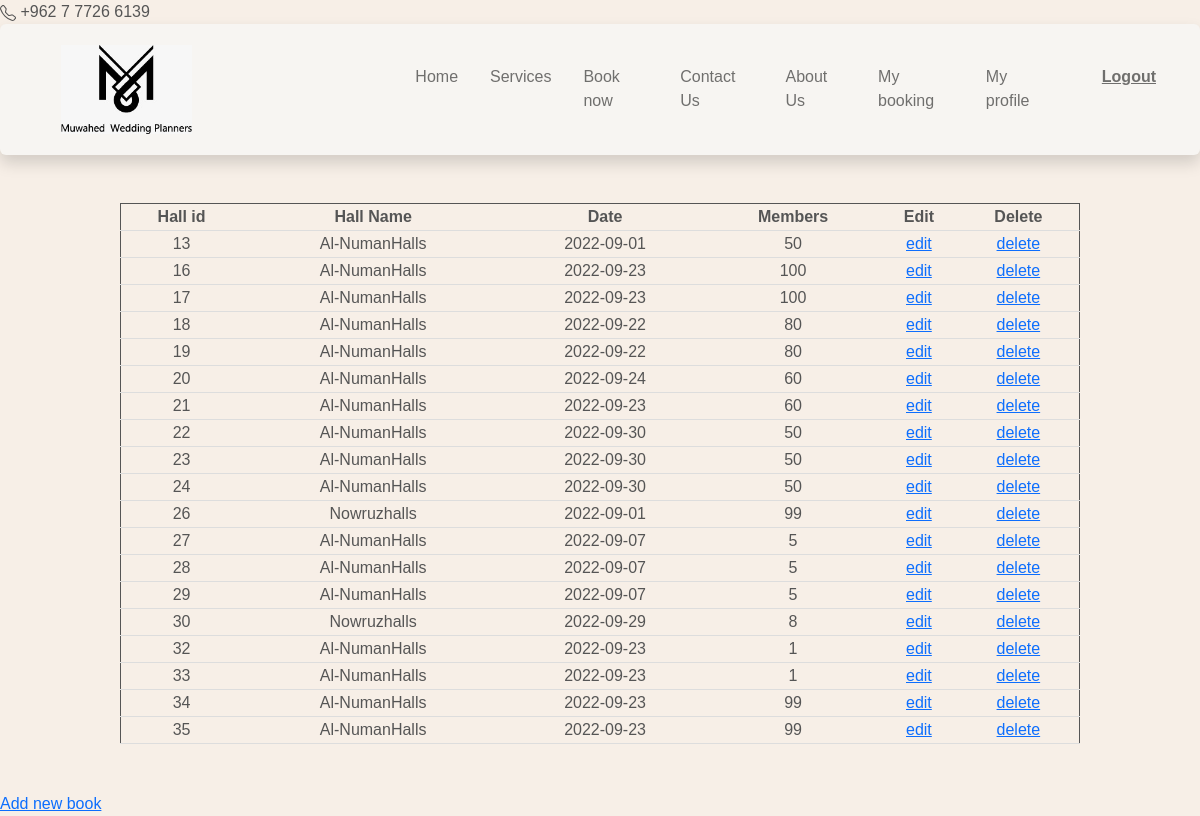
/mybooking.php (signed in), run on the app's committed database.
### tables this page shows
CREATE TABLE `bookingnow` (
  `id_hall` int(10) NOT NULL,
  `name_hall` varchar(100) NOT NULL,
  `date` date NOT NULL,
  `members` varchar(100) NOT NULL
);

### mybooking.php (the view, shortened to what this page needs)
<?php
if (isset($_SESSION['id'])){
?>
<!DOCTYPE html>
<html lang="en">
<head>
      <link rel="stylesheet" href="style.css">
</head>
<body>
    <?php
        require 'connect.php';
        $sql="SELECT * FROM bookingnow";
        $statement=$pdo->prepare($sql);
        $statement->execute();
        echo "<table style='border:1px solid; width:80%; text-align:center; margin:auto;'>";
        echo "<tr>";
            echo "<th> Hall id </th>";
            echo "<th> Hall Name </th>";
            echo "<th> Date </th>";
            echo "<th> Members </th>";
            echo "<th> Edit </th>";
            echo "<th> Delete </th>";
        echo "</tr>";
        $data=$statement->fetchAll();
        foreach ($data as $row) {
            echo "<tr>".
            "<td>" . $row['id_hall']." </td>".
            " <td> ". $row['name_hall'] . " </td>".
            " <td> ". $row['date'] . " </td>".
            "<td>" . $row['members'] . "</td>".
            "<td>" ." <a href=view_book.php?id_hall=".$row['id_hall']."> edit </a></td>".
            "<td> <a href=delete_book.php?id_hall=".$row['id_hall']."> delete </a> </td>".
            "</tr>";
        }
    echo "</table>";
    ?>
    <a href="book_now.php"> Add new book </a>
    </body>
    </html>
    <?php
}else{
  header("Location: login.php");
  die;
}
?>

### navbar.css (style rules this page uses)
* { box-sizing: border-box; }
body { margin: 0px; padding: 0px; background-color: #f7efe7!important; color: #555 !important; }
#nav { z-index: 1 !important; background-color: #f7f5f2 !important; overflow: hidden; margin: 0 auto; transition: all ease-in-out 200ms; -webkit-transition: all ease-in-out 200ms; font-family: 'Gill Sans', 'Gill Sans MT', Calibri, 'Trebuchet MS', sans-serif; --bs-navbar-nav-link-padding-x: 1rem; }
#logo { display: block; width: 60%; height: 60%; margin-left: 15%; }
.bar { margin-left: 15%; }
#logout_btn { margin-left: 20px; font-weight: bold; }

### style.css (style rules this page uses)
* { box-sizing: border-box; }
body { margin: 0px; padding: 0px; font-family: Arial, Helvetica, sans-serif; background-color: #f7efe7; color: #555 !important; }

### mybooking.php (style rules this page uses)
th,td { border-bottom: 1px solid #ddd; }

### data on the page
bookingnow: id_hall "13", name_hall "Al-NumanHalls", date "2022-09-01", members "50"
bookingnow: id_hall "16", name_hall "Al-NumanHalls", date "2022-09-23", members "100"
bookingnow: id_hall "17", name_hall "Al-NumanHalls", date "2022-09-23", members "100"
bookingnow: id_hall "18", name_hall "Al-NumanHalls", date "2022-09-22", members "80"
bookingnow: id_hall "19", name_hall "Al-NumanHalls", date "2022-09-22", members "80"
bookingnow: id_hall "20", name_hall "Al-NumanHalls", date "2022-09-24", members "60"
bookingnow: id_hall "21", name_hall "Al-NumanHalls", date "2022-09-23", members "60"
bookingnow: id_hall "22", name_hall "Al-NumanHalls", date "2022-09-30", members "50"
bookingnow: id_hall "23", name_hall "Al-NumanHalls", date "2022-09-30", members "50"
bookingnow: id_hall "24", name_hall "Al-NumanHalls", date "2022-09-30", members "50"
bookingnow: id_hall "26", name_hall "Nowruzhalls", date "2022-09-01", members "99"
bookingnow: id_hall "27", name_hall "Al-NumanHalls", date "2022-09-07", members "5"
bookingnow: id_hall "28", name_hall "Al-NumanHalls", date "2022-09-07", members "5"
bookingnow: id_hall "29", name_hall "Al-NumanHalls", date "2022-09-07", members "5"
bookingnow: id_hall "30", name_hall "Nowruzhalls", date "2022-09-29", members "8"
bookingnow: id_hall "32", name_hall "Al-NumanHalls", date "2022-09-23", members "1"
bookingnow: id_hall "33", name_hall "Al-NumanHalls", date "2022-09-23", members "1"
bookingnow: id_hall "34", name_hall "Al-NumanHalls", date "2022-09-23", members "99"
bookingnow: id_hall "35", name_hall "Al-NumanHalls", date "2022-09-23", members "99"
